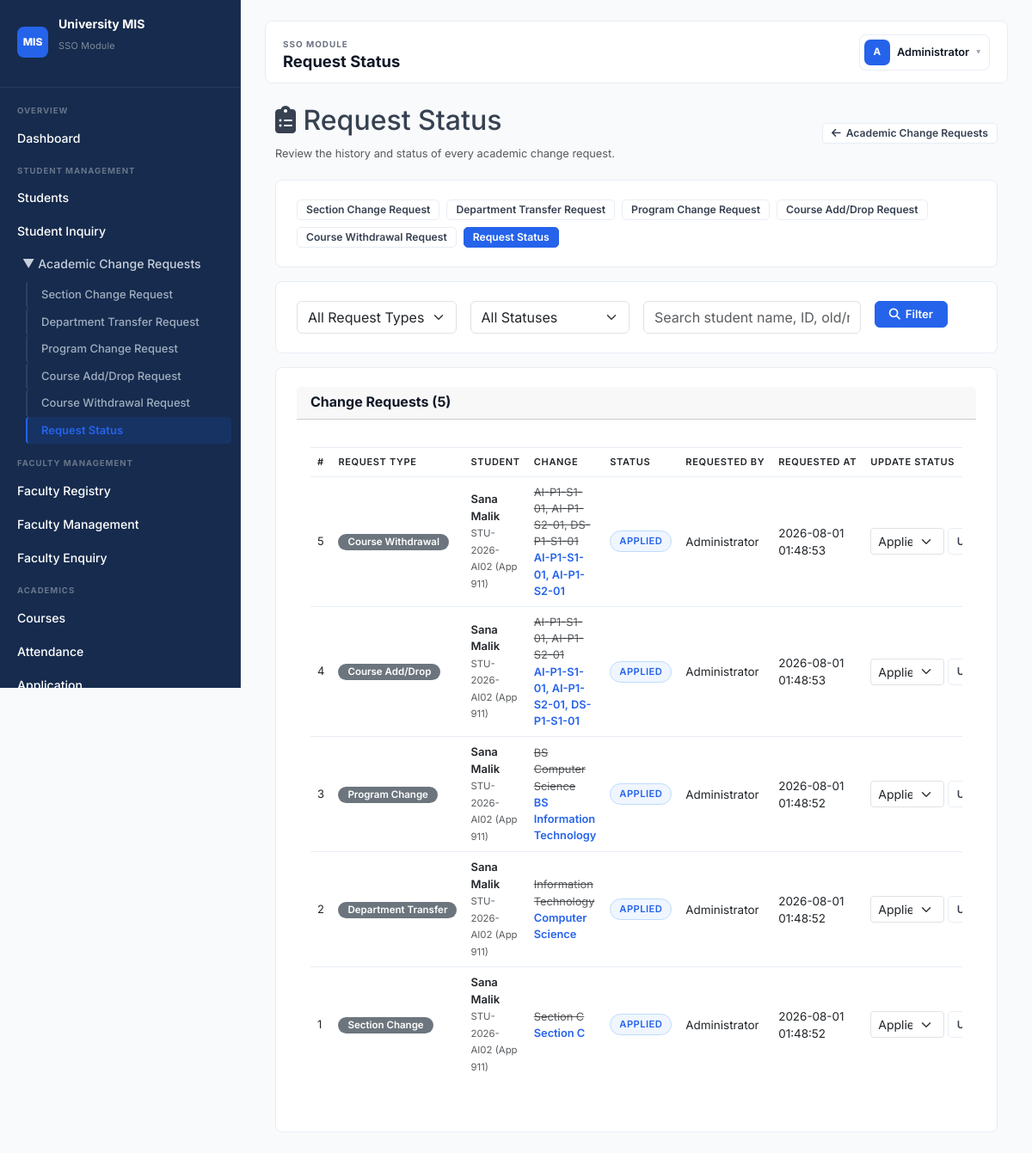
/academic_change_requests/request_status.php (signed in), run on the app's committed database.
### tables this page shows
CREATE TABLE `acr_requests` (
  `id` int(11) NOT NULL,
  `request_type` varchar(50) NOT NULL,
  `student_ref` varchar(60) DEFAULT NULL,
  `application_id` int(11) DEFAULT NULL,
  `student_name` varchar(150) DEFAULT NULL,
  `old_value` varchar(255) DEFAULT NULL,
  `new_value` varchar(255) DEFAULT NULL,
  `status` enum('Pending','Approved','Rejected','Applied') NOT NULL DEFAULT 'Pending',
  `requested_by` int(11) DEFAULT NULL,
  `requested_at` datetime DEFAULT current_timestamp(),
  `remarks` varchar(255) DEFAULT NULL
);

CREATE TABLE `users` (
  `user_id` int(11) NOT NULL,
  `full_name` varchar(150) NOT NULL,
  `username` varchar(100) NOT NULL,
  `login_id` varchar(20) DEFAULT NULL,
  `email` varchar(150) NOT NULL,
  `phone` varchar(20) DEFAULT NULL,
  `password_hash` varchar(255) NOT NULL,
  `role_id` int(11) NOT NULL,
  `department_id` int(11) DEFAULT NULL,
  `profile_photo` varchar(255) DEFAULT NULL,
  `status` enum('Active','Inactive') NOT NULL DEFAULT 'Active',
  `last_login_at` datetime DEFAULT NULL,
  `created_at` timestamp NOT NULL DEFAULT current_timestamp(),
  `updated_at` timestamp NOT NULL DEFAULT current_timestamp() ON UPDATE current_timestamp()
);

### academic_change_requests/request_status.php (the view, shortened to what this page needs)
<?php
require_once __DIR__ . '/_common.php';
$f_search = trim($_GET['search'] ?? '');
$allowed_statuses = ['Pending', 'Approved', 'Rejected', 'Applied'];
$sql = "SELECT r.*, u.full_name AS requested_by_name
        FROM acr_requests r
        LEFT JOIN users u ON u.user_id = r.requested_by
        WHERE 1=1";
$sql .= " ORDER BY r.requested_at DESC, r.id DESC";
$requests = [];
$stmt = mysqli_prepare($conn, $sql);
if ($stmt) {
    mysqli_stmt_execute($stmt);
    $res = mysqli_stmt_get_result($stmt);
    while ($row = mysqli_fetch_assoc($res)) { $requests[] = $row; }
}
$status_badge = [
    'Pending'  => 'status-pending',
    'Approved' => 'status-active',
    'Rejected' => 'status-inactive',
    'Applied'  => 'status-active',
];
include __DIR__ . '/../includes/header.php';
?>
    <div class="container-fluid">
        <div class="page-header d-flex justify-content-between align-items-center flex-wrap gap-2">
            <div>
                <h2><i class="fas fa-clipboard-list"></i> Request Status</h2>
                <span class="text-muted small">Review the history and status of every academic change request.</span>
            </div>
            <a href="index.php" class="btn btn-outline-secondary btn-sm"><i class="fas fa-arrow-left"></i> Academic Change Requests</a>
        </div>
        <?php include __DIR__ . '/_subnav.php'; ?>
        <div class="panel">
            <form method="GET" class="row g-3">
                <div class="col-md-3">
                    <select name="type" class="form-select">
                        <option value="">All Request Types</option>
                    </select>
                </div>
                <div class="col-md-3">
                    <select name="status" class="form-select">
                        <option value="">All Statuses</option>
                    </select>
                </div>
                <div class="col-md-4">
                    <input type="text" name="search" class="form-control" placeholder="Search student name, ID, old/new value..."
                           value="<?= htmlspecialchars($f_search); ?>">
                </div>
                <div class="col-md-2">
                    <button type="submit" class="btn btn-primary"><i class="fas fa-search"></i> Filter</button>
                </div>
            </form>
        </div>
        <div class="card mt-3">
            <div class="card-header"><h5>Change Requests (<?= count($requests); ?>)</h5></div>
            <div class="card-body">
                <?php if (!empty($requests)): ?>
                    <div class="table-responsive">
                        <table class="table table-hover datatable">
                            <thead>
                                <tr>
                                    <th>#</th>
                                    <th>Request Type</th>
                                    <th>Student</th>
                                    <th>Change</th>
                                    <th>Status</th>
                                    <th>Requested By</th>
                                    <th>Requested At</th>
                                    <th style="min-width:170px;">Update Status</th>
                                </tr>
                            </thead>
                            <tbody>
                                <?php foreach ($requests as $r): ?>
                                    <tr>
                                        <td><?= (int)$r['id']; ?></td>
                                        <td>
                                            <span class="badge bg-secondary"><?= htmlspecialchars($r['request_type']); ?></span>
                                        </td>
                                        <td>
                                            <span style="font-weight:600;"><?= htmlspecialchars($r['student_name']); ?></span>
                                            <br><small class="text-muted"><?= htmlspecialchars($r['student_ref']); ?> <?= $r['application_id'] ? '(App ' . (int)$r['application_id'] . ')' : ''; ?></small>
                                        </td>
                                        <td class="small">
                                            <div class="text-muted"><strike><?= htmlspecialchars($r['old_value']); ?></strike></div>
                                            <div style="color:var(--accent);font-weight:600;"><?= htmlspecialchars($r['new_value']); ?></div>
                                        </td>
                                        <td>
                                            <span class="status-badge <?= $status_badge[$r['status']] ?? 'status-pending'; ?>"><?= htmlspecialchars($r['status']); ?></span>
                                        </td>
                                        <td class="muted"><?= htmlspecialchars($r['requested_by_name'] ?? 'N/A'); ?></td>
                                        <td class="muted"><?= htmlspecialchars($r['requested_at']); ?></td>
                                        <td>
                                            <form method="POST" class="d-flex gap-1">
                                                <select name="new_status" class="form-select form-select-sm">
                                                    <?php foreach ($allowed_statuses as $st): ?>
                                                        <option value="<?= htmlspecialchars($st); ?>" <?= $r['status'] === $st ? 'selected' : ''; ?>><?= htmlspecialchars($st); ?></option>
                                                    <?php endforeach; ?>
                                                </select>
                                                <button type="submit" class="btn btn-sm btn-outline-primary">Update</button>
                                            </form>
                                        </td>
                                    </tr>
                                <?php endforeach; ?>
                            </tbody>
                        </table>
                    </div>
                <?php endif; ?>
            </div>
        </div>
    </div>
<?php include __DIR__ . '/../includes/footer.php'; ?>

### modules/lms/public/assets/style.css (style rules this page uses)
:root { --navy: #162B4D; --navy-light: #1e3a5f; --navy-hover: #243d63; --bg: #F8FAFC; --panel: #ffffff; --border: #E8EDF4; --border-strong: #D1D9E6; --text: #374151; --text-strong: #111827; --text-secondary:#6B7280; --muted: #9CA3AF; --accent: #2563EB; --accent-hover: #1D4ED8; --accent-light: #EFF6FF; --success: #059669; --success-bg: #ECFDF5; --success-border:#A7F3D0; --warning: #D97706; --warning-bg: #FFFBEB; --warning-border:#FDE68A; --danger: #DC2626; --danger-bg: #FEF2F2; --danger-border: #FECACA; --info-bg: #EFF6FF; --info-border: #BFDBFE; --shadow-sm: 0 1px 2px rgba(0,0,0,0.04); --shadow: 0 1px 3px rgba(0,0,0,0.06), 0 1px 2px rgba(0,0,0,0.04); --shadow-md: 0 4px 6px rgba(0,0,0,0.05), 0 2px 4px rgba(0,0,0,0.04); --radius: 8px; --radius-sm: 6px; --radius-lg: 12px; --sidebar-w: 280px; --topbar-h: 60px; --font: 'Inter', -apple-system, BlinkMacSystemFont, 'Segoe UI', sans-serif; --ease: cubic-bezier(0.4, 0, 0.2, 1); }
*, *::before, *::after { box-sizing: border-box; margin: 0; padding: 0; }
html { height: 100%; scroll-behavior: smooth; }
body { min-height: 100%; font-family: var(--font); color: var(--text); font-size: 14px; line-height: 1.5; background: var(--bg); -webkit-font-smoothing: antialiased; }
a { color: inherit; text-decoration: none; transition: color .15s var(--ease); }
.muted { color: var(--text-secondary); font-size: .84rem; }
.small { font-size: .8rem; color: var(--muted); }
.panel, .card { border: 1px solid var(--border); border-radius: var(--radius); background: var(--panel); box-shadow: none; padding: 22px 24px; }
.card-header { margin-bottom: 16px; display: flex; align-items: center; justify-content: space-between; flex-wrap: wrap; gap: 8px; }
.card-header h3, .card-header h5, .card-header h6 { margin: 0 0 2px; font-size: 1rem; font-weight: 700; color: var(--text-strong); }
.table-responsive { overflow-x: auto; margin-bottom: 4px; }
table, .data-table, .table { width: 100%; border-collapse: collapse; font-size: 13px; }
th, td { padding: 11px 14px; border-bottom: 1px solid var(--border); text-align: left; vertical-align: middle; }
th { font-weight: 600; font-size: 11px; text-transform: uppercase; letter-spacing: .06em; background: var(--bg); border-top: 1px solid var(--border); border-bottom: 1px solid var(--border); color: var(--text-secondary); white-space: nowrap; }
tbody tr { transition: background .12s var(--ease); }
tbody tr:last-child td { border-bottom: 0; }
.badge, .status-badge { display: inline-flex; align-items: center; justify-content: center; gap: 4px; padding: 3px 10px; border-radius: 999px; font-size: .72rem; font-weight: 600; white-space: nowrap; border: 1px solid transparent; text-transform: capitalize; }
.btn { display: inline-flex; align-items: center; justify-content: center; gap: 6px; padding: 8px 16px; border-radius: var(--radius-sm); border: 1px solid transparent; cursor: pointer; font-family: inherit; font-size: .82rem; font-weight: 600; line-height: 1; transition: all .15s var(--ease); white-space: nowrap; background: var(--panel); color: var(--text); border-color: var(--border); }
.btn-primary { background: var(--accent); color: #fff; border-color: var(--accent); }
.btn-sm { padding: 5px 10px; font-size: .76rem; border-radius: 5px; }
input, select, textarea { width: 100%; padding: 8px 12px; border-radius: var(--radius-sm); border: 1px solid var(--border); background: #fff; color: var(--text-strong); font-family: inherit; font-size: .84rem; outline: none; transition: all .15s var(--ease); }
.status-badge { background: var(--accent-light); border: 1px solid var(--info-border); border-radius: 999px; color: var(--accent); font-size: 11px; font-weight: 700; letter-spacing: .04em; padding: 5px 12px; text-transform: uppercase; }
.status-badge { display: inline-block; padding: 3px 10px; border-radius: 999px; font-size: .7rem; font-weight: 600; white-space: nowrap; }
.page-header { display: flex; align-items: center; justify-content: space-between; margin-bottom: 20px; }

### data on the page
acr_requests: id "5", request_type "Course Withdrawal", student_name "Sana Malik", student_ref "STU-2026-AI02", application "911", old_value "AI-P1-S1-01, AI-P1-S2-01, DS-P1-S1-01", new_value "AI-P1-S1-01, AI-P1-S2-01", status "APPLIED", users.full_name "Administrator", requested_at "2026-08-01 01:48:53", new_status "Applied"
acr_requests: id "4", request_type "Course Add/Drop", student_name "Sana Malik", student_ref "STU-2026-AI02", application "911", old_value "AI-P1-S1-01, AI-P1-S2-01", new_value "AI-P1-S1-01, AI-P1-S2-01, DS-P1-S1-01", status "APPLIED", users.full_name "Administrator", requested_at "2026-08-01 01:48:53", new_status "Applied"
acr_requests: id "3", request_type "Program Change", student_name "Sana Malik", student_ref "STU-2026-AI02", application "911", old_value "BS Computer Science", new_value "BS Information Technology", status "APPLIED", users.full_name "Administrator", requested_at "2026-08-01 01:48:52", new_status "Applied"
acr_requests: id "2", request_type "Department Transfer", student_name "Sana Malik", student_ref "STU-2026-AI02", application "911", old_value "Information Technology", new_value "Computer Science", status "APPLIED", users.full_name "Administrator", requested_at "2026-08-01 01:48:52", new_status "Applied"
acr_requests: id "1", request_type "Section Change", student_name "Sana Malik", student_ref "STU-2026-AI02", application "911", old_value "Section C", new_value "Section C", status "APPLIED", users.full_name "Administrator", requested_at "2026-08-01 01:48:52", new_status "Applied"

### other printed values
$label "Section Change Request"
$label "Department Transfer Request"
$label "Program Change Request"
$label "Course Add/Drop Request"
$label "Course Withdrawal Request"
$label "Request Status"
$pageTitle "Request Status"
$userInitial "A"
$userName "Administrator"
$m['title'] "Section Change Request"
$m['title'] "Department Transfer Request"
$m['title'] "Program Change Request"
$m['title'] "Course Add/Drop Request"
$m['title'] "Course Withdrawal Request"
$m['title'] "Request Status"
